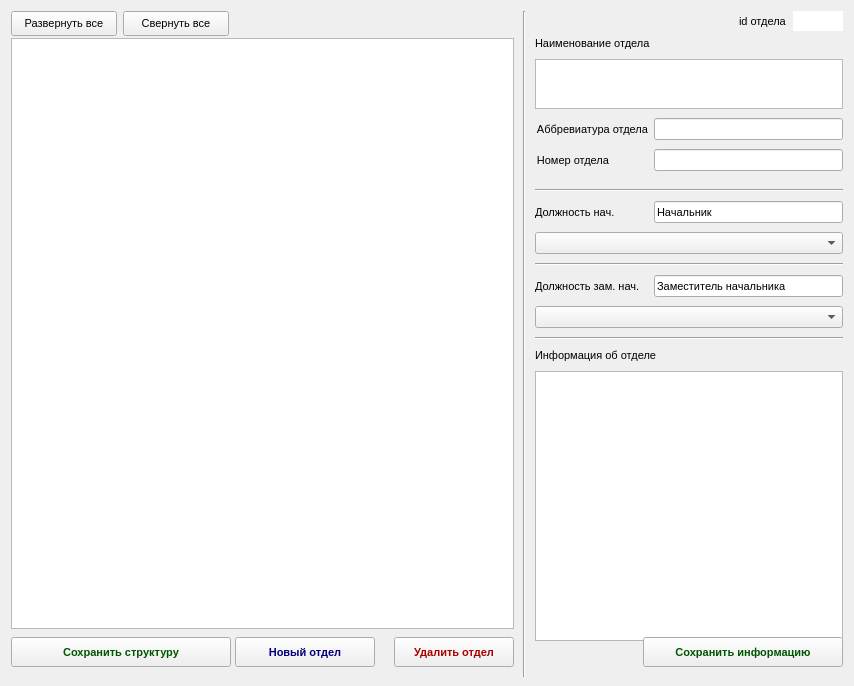
<?xml version="1.0" encoding="UTF-8"?>
<ui version="4.0">
 <class>Form</class>
 <widget class="QWidget" name="Form">
  <property name="windowModality">
   <enum>Qt::ApplicationModal</enum>
  </property>
  <property name="geometry">
   <rect>
    <x>0</x>
    <y>0</y>
    <width>854</width>
    <height>686</height>
   </rect>
  </property>
  <property name="sizePolicy">
   <sizepolicy hsizetype="Preferred" vsizetype="Preferred">
    <horstretch>0</horstretch>
    <verstretch>0</verstretch>
   </sizepolicy>
  </property>
  <property name="minimumSize">
   <size>
    <width>0</width>
    <height>0</height>
   </size>
  </property>
  <property name="font">
   <font>
    <pointsize>8</pointsize>
   </font>
  </property>
  <property name="windowTitle">
   <string>Form</string>
  </property>
  <layout class="QGridLayout" name="gridLayout" rowstretch="0,0,0" columnstretch="5,0,4">
   <property name="sizeConstraint">
    <enum>QLayout::SetNoConstraint</enum>
   </property>
   <property name="bottomMargin">
    <number>9</number>
   </property>
   <property name="horizontalSpacing">
    <number>9</number>
   </property>
   <property name="verticalSpacing">
    <number>10</number>
   </property>
   <item row="1" column="1" rowspan="2">
    <widget class="Line" name="line">
     <property name="orientation">
      <enum>Qt::Vertical</enum>
     </property>
    </widget>
   </item>
   <item row="1" column="2" rowspan="2">
    <layout class="QVBoxLayout" name="verticalLayout_2">
     <property name="spacing">
      <number>6</number>
     </property>
     <item>
      <layout class="QHBoxLayout" name="horizontalLayout_5">
       <item>
        <spacer name="horizontalSpacer">
         <property name="orientation">
          <enum>Qt::Horizontal</enum>
         </property>
         <property name="sizeHint" stdset="0">
          <size>
           <width>40</width>
           <height>20</height>
          </size>
         </property>
        </spacer>
       </item>
       <item>
        <widget class="QLabel" name="label_7">
         <property name="text">
          <string>id отдела</string>
         </property>
        </widget>
       </item>
       <item>
        <widget class="QLineEdit" name="lineEdit_dep_id">
         <property name="maximumSize">
          <size>
           <width>50</width>
           <height>16777215</height>
          </size>
         </property>
         <property name="font">
          <font>
           <weight>75</weight>
           <bold>true</bold>
          </font>
         </property>
         <property name="frame">
          <bool>false</bool>
         </property>
         <property name="alignment">
          <set>Qt::AlignCenter</set>
         </property>
         <property name="readOnly">
          <bool>true</bool>
         </property>
        </widget>
       </item>
      </layout>
     </item>
     <item>
      <layout class="QFormLayout" name="formLayout">
       <property name="rowWrapPolicy">
        <enum>QFormLayout::WrapLongRows</enum>
       </property>
       <property name="horizontalSpacing">
        <number>6</number>
       </property>
       <property name="verticalSpacing">
        <number>9</number>
       </property>
       <item row="1" column="0" colspan="2">
        <widget class="QLabel" name="label">
         <property name="text">
          <string>Наименование отдела</string>
         </property>
         <property name="buddy">
          <cstring>textEdit_dep_name</cstring>
         </property>
        </widget>
       </item>
       <item row="2" column="0" colspan="2">
        <widget class="QTextEdit" name="textEdit_dep_name">
         <property name="maximumSize">
          <size>
           <width>16777215</width>
           <height>50</height>
          </size>
         </property>
         <property name="tabChangesFocus">
          <bool>true</bool>
         </property>
         <property name="html">
          <string notr="true">&lt;!DOCTYPE HTML PUBLIC &quot;-//W3C//DTD HTML 4.0//EN&quot; &quot;http://www.w3.org/TR/REC-html40/strict.dtd&quot;&gt;
&lt;html&gt;&lt;head&gt;&lt;meta name=&quot;qrichtext&quot; content=&quot;1&quot; /&gt;&lt;style type=&quot;text/css&quot;&gt;
p, li { white-space: pre-wrap; }
&lt;/style&gt;&lt;/head&gt;&lt;body style=&quot; font-family:'MS Shell Dlg 2'; font-size:8pt; font-weight:400; font-style:normal;&quot;&gt;
&lt;p style=&quot;-qt-paragraph-type:empty; margin-top:0px; margin-bottom:0px; margin-left:0px; margin-right:0px; -qt-block-indent:0; text-indent:0px;&quot;&gt;&lt;br /&gt;&lt;/p&gt;&lt;/body&gt;&lt;/html&gt;</string>
         </property>
         <property name="acceptRichText">
          <bool>false</bool>
         </property>
        </widget>
       </item>
       <item row="3" column="0">
        <widget class="QLabel" name="label_2">
         <property name="text">
          <string>Аббревиатура отдела</string>
         </property>
         <property name="alignment">
          <set>Qt::AlignRight|Qt::AlignTrailing|Qt::AlignVCenter</set>
         </property>
         <property name="buddy">
          <cstring>lineEdit_dep_abbr</cstring>
         </property>
        </widget>
       </item>
       <item row="3" column="1">
        <widget class="QLineEdit" name="lineEdit_dep_abbr"/>
       </item>
       <item row="4" column="0">
        <widget class="QLabel" name="label_3">
         <property name="text">
          <string>Номер отдела</string>
         </property>
         <property name="alignment">
          <set>Qt::AlignRight|Qt::AlignTrailing|Qt::AlignVCenter</set>
         </property>
         <property name="buddy">
          <cstring>lineEdit_dep_number</cstring>
         </property>
        </widget>
       </item>
       <item row="4" column="1">
        <widget class="QLineEdit" name="lineEdit_dep_number">
         <property name="text">
          <string/>
         </property>
        </widget>
       </item>
       <item row="5" column="0" colspan="2">
        <spacer name="verticalSpacer_2">
         <property name="orientation">
          <enum>Qt::Vertical</enum>
         </property>
         <property name="sizeHint" stdset="0">
          <size>
           <width>20</width>
           <height>5</height>
          </size>
         </property>
        </spacer>
       </item>
       <item row="6" column="0" colspan="2">
        <widget class="Line" name="line_4">
         <property name="minimumSize">
          <size>
           <width>30</width>
           <height>0</height>
          </size>
         </property>
         <property name="orientation">
          <enum>Qt::Horizontal</enum>
         </property>
        </widget>
       </item>
       <item row="10" column="0" colspan="2">
        <widget class="Line" name="line_2">
         <property name="minimumSize">
          <size>
           <width>0</width>
           <height>0</height>
          </size>
         </property>
         <property name="orientation">
          <enum>Qt::Horizontal</enum>
         </property>
        </widget>
       </item>
       <item row="14" column="0" colspan="2">
        <widget class="Line" name="line_3">
         <property name="minimumSize">
          <size>
           <width>30</width>
           <height>0</height>
          </size>
         </property>
         <property name="orientation">
          <enum>Qt::Horizontal</enum>
         </property>
        </widget>
       </item>
       <item row="15" column="0" colspan="2">
        <widget class="QLabel" name="label_9">
         <property name="text">
          <string>Информация об отделе</string>
         </property>
         <property name="buddy">
          <cstring>textEdit_dep_info</cstring>
         </property>
        </widget>
       </item>
       <item row="16" column="0" colspan="2">
        <widget class="QTextEdit" name="textEdit_dep_info">
         <property name="sizePolicy">
          <sizepolicy hsizetype="Expanding" vsizetype="Expanding">
           <horstretch>0</horstretch>
           <verstretch>0</verstretch>
          </sizepolicy>
         </property>
         <property name="minimumSize">
          <size>
           <width>300</width>
           <height>270</height>
          </size>
         </property>
         <property name="tabChangesFocus">
          <bool>true</bool>
         </property>
         <property name="html">
          <string notr="true">&lt;!DOCTYPE HTML PUBLIC &quot;-//W3C//DTD HTML 4.0//EN&quot; &quot;http://www.w3.org/TR/REC-html40/strict.dtd&quot;&gt;
&lt;html&gt;&lt;head&gt;&lt;meta name=&quot;qrichtext&quot; content=&quot;1&quot; /&gt;&lt;style type=&quot;text/css&quot;&gt;
p, li { white-space: pre-wrap; }
&lt;/style&gt;&lt;/head&gt;&lt;body style=&quot; font-family:'MS Shell Dlg 2'; font-size:8pt; font-weight:400; font-style:normal;&quot;&gt;
&lt;p style=&quot;-qt-paragraph-type:empty; margin-top:0px; margin-bottom:0px; margin-left:0px; margin-right:0px; -qt-block-indent:0; text-indent:0px; font-size:8.25pt;&quot;&gt;&lt;br /&gt;&lt;/p&gt;&lt;/body&gt;&lt;/html&gt;</string>
         </property>
         <property name="acceptRichText">
          <bool>false</bool>
         </property>
        </widget>
       </item>
       <item row="7" column="0">
        <widget class="QLabel" name="label_4">
         <property name="text">
          <string>Должность нач.</string>
         </property>
        </widget>
       </item>
       <item row="7" column="1">
        <widget class="QLineEdit" name="lineEdit_boss_post">
         <property name="text">
          <string>Начальник</string>
         </property>
         <property name="placeholderText">
          <string/>
         </property>
        </widget>
       </item>
       <item row="11" column="0">
        <widget class="QLabel" name="label_8">
         <property name="text">
          <string>Должность зам. нач.</string>
         </property>
        </widget>
       </item>
       <item row="11" column="1">
        <widget class="QLineEdit" name="lineEdit_boss_assistant_post">
         <property name="text">
          <string>Заместитель начальника</string>
         </property>
        </widget>
       </item>
       <item row="8" column="0" colspan="2">
        <widget class="QComboBox" name="comboBox_dep_boss"/>
       </item>
       <item row="12" column="0" colspan="2">
        <widget class="QComboBox" name="comboBox_dep_boss_assistant"/>
       </item>
      </layout>
     </item>
     <item>
      <layout class="QHBoxLayout" name="horizontalLayout_3">
       <property name="spacing">
        <number>6</number>
       </property>
       <property name="bottomMargin">
        <number>10</number>
       </property>
       <item>
        <spacer name="horizontalSpacer_2">
         <property name="orientation">
          <enum>Qt::Horizontal</enum>
         </property>
         <property name="sizeHint" stdset="0">
          <size>
           <width>40</width>
           <height>20</height>
          </size>
         </property>
        </spacer>
       </item>
       <item>
        <widget class="QPushButton" name="pushButton_save_dep">
         <property name="minimumSize">
          <size>
           <width>200</width>
           <height>30</height>
          </size>
         </property>
         <property name="font">
          <font>
           <pointsize>8</pointsize>
           <weight>75</weight>
           <bold>true</bold>
          </font>
         </property>
         <property name="styleSheet">
          <string notr="true">color:rgb(0, 85, 0);</string>
         </property>
         <property name="text">
          <string>Сохранить информацию</string>
         </property>
        </widget>
       </item>
      </layout>
     </item>
    </layout>
   </item>
   <item row="1" column="0">
    <layout class="QVBoxLayout" name="verticalLayout">
     <property name="spacing">
      <number>2</number>
     </property>
     <item>
      <layout class="QHBoxLayout" name="horizontalLayout_6">
       <property name="spacing">
        <number>6</number>
       </property>
       <item>
        <widget class="QPushButton" name="pushButton_expand_all">
         <property name="minimumSize">
          <size>
           <width>106</width>
           <height>25</height>
          </size>
         </property>
         <property name="autoFillBackground">
          <bool>false</bool>
         </property>
         <property name="text">
          <string>Развернуть все</string>
         </property>
        </widget>
       </item>
       <item>
        <widget class="QPushButton" name="pushButton_collapse_all">
         <property name="minimumSize">
          <size>
           <width>106</width>
           <height>25</height>
          </size>
         </property>
         <property name="text">
          <string>Свернуть все</string>
         </property>
        </widget>
       </item>
       <item>
        <spacer name="horizontalSpacer_5">
         <property name="orientation">
          <enum>Qt::Horizontal</enum>
         </property>
         <property name="sizeHint" stdset="0">
          <size>
           <width>40</width>
           <height>20</height>
          </size>
         </property>
        </spacer>
       </item>
      </layout>
     </item>
     <item>
      <widget class="QTreeView" name="treeView">
       <property name="minimumSize">
        <size>
         <width>378</width>
         <height>0</height>
        </size>
       </property>
       <property name="wordWrap">
        <bool>false</bool>
       </property>
      </widget>
     </item>
     <item>
      <layout class="QHBoxLayout" name="horizontalLayout_2">
       <property name="spacing">
        <number>4</number>
       </property>
       <property name="topMargin">
        <number>6</number>
       </property>
       <item>
        <widget class="QPushButton" name="pushButton_save_tree">
         <property name="minimumSize">
          <size>
           <width>220</width>
           <height>30</height>
          </size>
         </property>
         <property name="font">
          <font>
           <pointsize>8</pointsize>
           <weight>75</weight>
           <bold>true</bold>
          </font>
         </property>
         <property name="autoFillBackground">
          <bool>false</bool>
         </property>
         <property name="styleSheet">
          <string notr="true">color:rgb(0, 85, 0);</string>
         </property>
         <property name="text">
          <string>Сохранить структуру</string>
         </property>
        </widget>
       </item>
       <item>
        <widget class="QPushButton" name="pushButton_new_dep">
         <property name="minimumSize">
          <size>
           <width>140</width>
           <height>30</height>
          </size>
         </property>
         <property name="font">
          <font>
           <pointsize>8</pointsize>
           <weight>75</weight>
           <bold>true</bold>
          </font>
         </property>
         <property name="autoFillBackground">
          <bool>false</bool>
         </property>
         <property name="styleSheet">
          <string notr="true">color: rgb(0, 0, 127);</string>
         </property>
         <property name="text">
          <string>Новый отдел</string>
         </property>
        </widget>
       </item>
       <item>
        <spacer name="horizontalSpacer_3">
         <property name="orientation">
          <enum>Qt::Horizontal</enum>
         </property>
         <property name="sizeType">
          <enum>QSizePolicy::MinimumExpanding</enum>
         </property>
         <property name="sizeHint" stdset="0">
          <size>
           <width>15</width>
           <height>20</height>
          </size>
         </property>
        </spacer>
       </item>
       <item>
        <widget class="QPushButton" name="pushButton_remove_dep">
         <property name="minimumSize">
          <size>
           <width>120</width>
           <height>30</height>
          </size>
         </property>
         <property name="font">
          <font>
           <pointsize>8</pointsize>
           <weight>75</weight>
           <bold>true</bold>
          </font>
         </property>
         <property name="styleSheet">
          <string notr="true">color: rgb(170, 0, 0);</string>
         </property>
         <property name="text">
          <string>Удалить отдел</string>
         </property>
        </widget>
       </item>
      </layout>
     </item>
    </layout>
   </item>
  </layout>
 </widget>
 <resources/>
 <connections/>
</ui>
